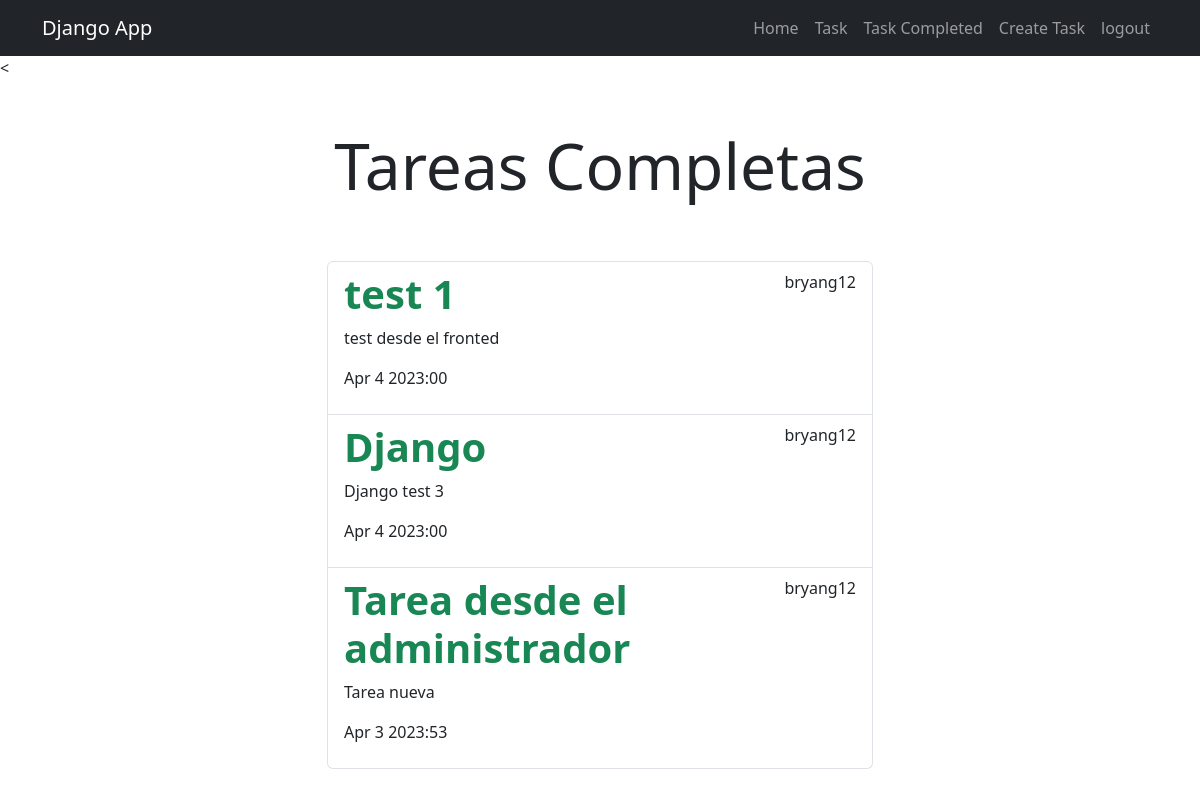
The app's page /tasks_completed/ (signed in) with its own data.
### tasks/models.py (models this page shows, shortened)
class Task(models.Model):
    title = models.CharField(max_length=100)
    description = models.TextField(blank=True)
    created = models.DateTimeField(auto_now_add=True)
    datecompleted = models.DateTimeField(null=True)
    important = models.BooleanField(default=False)
    user = models.ForeignKey(User, on_delete=models.CASCADE)

### tasks/views.py (the view)
# urls.py: path('tasks_completed/', views.tasks_completed, name='tasks_completed'),
@login_required
def tasks_completed(request):
    tasks = Task.objects.filter(
        user=request.user, datecompleted__isnull=False).order_by('-datecompleted')
    return render(request, 'tasks.html', {'tasks': tasks, 'title': 'Tareas Completas'})

### tasks/templates/tasks.html
{% extends 'base.html' %}
{% block content %}
<<main class="container">
  <div class="row">
    <div class="col-md-6 offset-md-3">
      <h1 class="text-center display-3 py-5"> {{title}} </h1>
      <ul class="list-group">
        {% for task in tasks %}
        <a class="list-group-item" href="{% url 'task_detail' task.id %}">
          <header class="d-flex justify-content-between">
            {% if task.important %}
            <h1 class="fw-bold text-success">{{task.title}}</h1>
            {% else %}
            <h1 class="fw-bold">{{task.title}}</h1>
            {% endif %}
            <p>{{task.user.username}}</p>
          </header>
          <p>{{task.description}}</p>
          <p>{{task.datecompleted|date:'M j Y:i'}}</p>
        </a>
        {% endfor %}
      </ul>
    </div>
  </div>
  </main>
  {% endblock %}

### tasks/templates/base.html (shortened to what this page needs)
<!DOCTYPE html>
<html lang="en">
<head>
  <link rel="stylesheet" href="https://cdn.jsdelivr.net/npm/bootstrap@5.3.0-alpha3/dist/css/bootstrap.min.css">
</head>
<body>
  <nav class="navbar navbar-expand-lg bg-dark navbar-dark">
    <div class="container">
      <a class="navbar-brand" href="/">Django App</a>
      <div class="collapse navbar-collapse" id="navbarNav">
        <ul class="navbar-nav ms-auto">
          <li class="nav-item"> <a class="nav-link" href="{% url 'home' %}">Home</a> </li>
          {% if user.is_authenticated %}
          <li class="nav-item"> <a class="nav-link" href="{% url 'tasks' %}">Task</a> </li>
          <li class="nav-item"> <a class="nav-link" href="{% url 'tasks_completed' %}">Task Completed</a> </li>
          <li class="nav-item"> <a class="nav-link" href="{% url 'create_task' %}">Create Task</a> </li>
          <li class="nav-item"> <a class="nav-link" href="/logout">logout</a> </li>
          {% else %}
          <li class="nav-item"> <a class="nav-link" href="{% url 'signin' %}">signin</a> </li>
          <li class="nav-item"> <a class="nav-link" href="{% url 'signup' %}">signup</a> </li>
          {% endif %}
        </ul>
      </div>
    </div>
  </nav>
  {% block content %}
  {% endblock %}
</body>
</html>

### records on screen
Task: title "test 1", user.username "bryang12", description "test desde el fronted", datecompleted "Apr 4 2023:00"
Task: title "Django", user.username "bryang12", description "Django test 3", datecompleted "Apr 4 2023:00"
Task: title "Tarea desde el administrador", user.username "bryang12", description "Tarea nueva", datecompleted "Apr 3 2023:53"

### other values on screen
{{ title }} "Tareas Completas"
